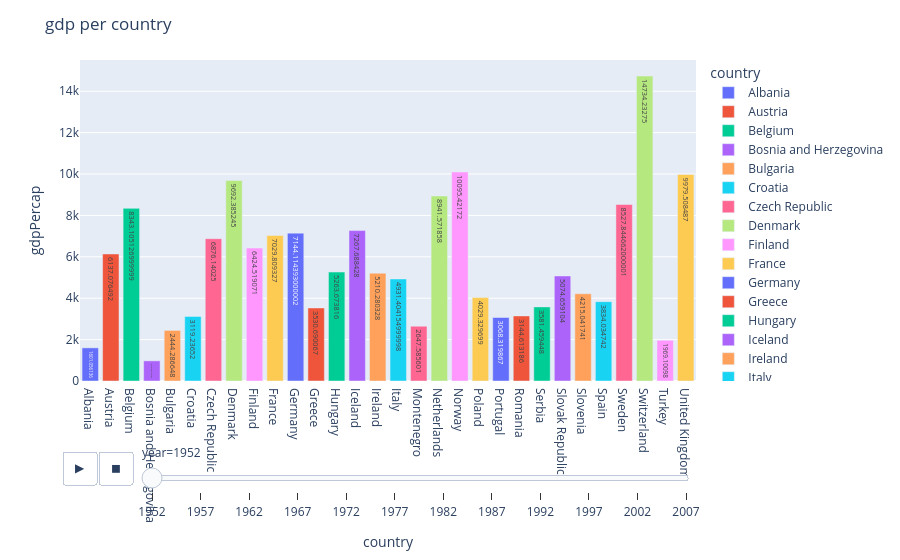

This figure's notebook cell:
### Code cell
fig=px.bar(filt, x='country', y='gdpPercap', text='gdpPercap', animation_frame='year', color='country')
fig.update_layout(title='gdp per country',showlegend = True,hovermode='y unified')
fig.show()

### Figure 1 — Plotly figure (JSON) as saved in the notebook; plotly's stock layout.template omitted (floating-point values rounded to 4 significant figures)
{"data": [{"hovertemplate": "country=%{x}<br>year=1952<br>gdpPercap=%{text}<extra></extra>", "legendgroup": "Albania", "marker": {"color": "#636efa", "pattern": {"shape": ""}}, "name": "Albania", "orientation": "v", "showlegend": true, "text": [1601.0], "textposition": "auto", "type": "bar", "x": ["Albania"], "xaxis": "x", "y": [1601.0], "yaxis": "y"}, {"hovertemplate": "country=%{x}<br>year=1952<br>gdpPercap=%{text}<extra></extra>", "legendgroup": "Austria", "marker": {"color": "#EF553B", "pattern": {"shape": ""}}, "name": "Austria", "orientation": "v", "showlegend": true, "text": [6137.0], "textposition": "auto", "type": "bar", "x": ["Austria"], "xaxis": "x", "y": [6137.0], "yaxis": "y"}, {"hovertemplate": "country=%{x}<br>year=1952<br>gdpPercap=%{text}<extra></extra>", "legendgroup": "Belgium", "marker": {"color": "#00cc96", "pattern": {"shape": ""}}, "name": "Belgium", "orientation": "v", "showlegend": true, "text": [8343.0], "textposition": "auto", "type": "bar", "x": ["Belgium"], "xaxis": "x", "y": [8343.0], "yaxis": "y"}, {"hovertemplate": "country=%{x}<br>year=1952<br>gdpPercap=%{text}<extra></extra>", "legendgroup": "Bosnia and Herzegovina", "marker": {"color": "#ab63fa", "pattern": {"shape": ""}}, "name": "Bosnia and Herzegovina", "orientation": "v", "showlegend": true, "text": [973.5], "textposition": "auto", "type": "bar", "x": ["Bosnia and Herzegovina"], "xaxis": "x", "y": [973.5], "yaxis": "y"}, {"hovertemplate": "country=%{x}<br>year=1952<br>gdpPercap=%{text}<extra></extra>", "legendgroup": "Bulgaria", "marker": {"color": "#FFA15A", "pattern": {"shape": ""}}, "name": "Bulgaria", "orientation": "v", "showlegend": true, "text": [2444.0], "textposition": "auto", "type": "bar", "x": ["Bulgaria"], "xaxis": "x", "y": [2444.0], "yaxis": "y"}, {"hovertemplate": "country=%{x}<br>year=1952<br>gdpPercap=%{text}<extra></extra>", "legendgroup": "Croatia", "marker": {"color": "#19d3f3", "pattern": {"shape": ""}}, "name": "Croatia", "orientation": "v", "showlegend": true, "text": [3119.0], "textposition": "auto", "type": "bar", "x": ["Croatia"], "xaxis": "x", "y": [3119.0], "yaxis": "y"}, {"hovertemplate": "country=%{x}<br>year=1952<br>gdpPercap=%{text}<extra></extra>", "legendgroup": "Czech Republic", "marker": {"color": "#FF6692", "pattern": {"shape": ""}}, "name": "Czech Republic", "orientation": "v", "showlegend": true, "text": [6876.0], "textposition": "auto", "type": "bar", "x": ["Czech Republic"], "xaxis": "x", "y": [6876.0], "yaxis": "y"}, {"hovertemplate": "country=%{x}<br>year=1952<br>gdpPercap=%{text}<extra></extra>", "legendgroup": "Denmark", "marker": {"color": "#B6E880", "pattern": {"shape": ""}}, "name": "Denmark", "orientation": "v", "showlegend": true, "text": [9692.0], "textposition": "auto", "type": "bar", "x": ["Denmark"], "xaxis": "x", "y": [9692.0], "yaxis": "y"}, {"hovertemplate": "country=%{x}<br>year=1952<br>gdpPercap=%{text}<extra></extra>", "legendgroup": "Finland", "marker": {"color": "#FF97FF", "pattern": {"shape": ""}}, "name": "Finland", "orientation": "v", "showlegend": true, "text": [6425.0], "textposition": "auto", "type": "bar", "x": ["Finland"], "xaxis": "x", "y": [6425.0], "yaxis": "y"}, {"hovertemplate": "country=%{x}<br>year=1952<br>gdpPercap=%{text}<extra></extra>", "legendgroup": "France", "marker": {"color": "#FECB52", "pattern": {"shape": ""}}, "name": "France", "orientation": "v", "showlegend": true, "text": [7030.0], "textposition": "auto", "type": "bar", "x": ["France"], "xaxis": "x", "y": [7030.0], "yaxis": "y"}, {"hovertemplate": "country=%{x}<br>year=1952<br>gdpPercap=%{text}<extra></extra>", "legendgroup": "Germany", "marker": {"color": "#636efa", "pattern": {"shape": ""}}, "name": "Germany", "orientation": "v", "showlegend": true, "text": [7144.0], "textposition": "auto", "type": "bar", "x": ["Germany"], "xaxis": "x", "y": [7144.0], "yaxis": "y"}, {"hovertemplate": "country=%{x}<br>year=1952<br>gdpPercap=%{text}<extra></extra>", "legendgroup": "Greece", "marker": {"color": "#EF553B", "pattern": {"shape": ""}}, "name": "Greece", "orientation": "v", "showlegend": true, "text": [3531.0], "textposition": "auto", "type": "bar", "x": ["Greece"], "xaxis": "x", "y": [3531.0], "yaxis": "y"}, {"hovertemplate": "country=%{x}<br>year=1952<br>gdpPercap=%{text}<extra></extra>", "legendgroup": "Hungary", "marker": {"color": "#00cc96", "pattern": {"shape": ""}}, "name": "Hungary", "orientation": "v", "showlegend": true, "text": [5264.0], "textposition": "auto", "type": "bar", "x": ["Hungary"], "xaxis": "x", "y": [5264.0], "yaxis": "y"}, {"hovertemplate": "country=%{x}<br>year=1952<br>gdpPercap=%{text}<extra></extra>", "legendgroup": "Iceland", "marker": {"color": "#ab63fa", "pattern": {"shape": ""}}, "name": "Iceland", "orientation": "v", "showlegend": true, "text": [7268.0], "textposition": "auto", "type": "bar", "x": ["Iceland"], "xaxis": "x", "y": [7268.0], "yaxis": "y"}, {"hovertemplate": "country=%{x}<br>year=1952<br>gdpPercap=%{text}<extra></extra>", "legendgroup": "Ireland", "marker": {"color": "#FFA15A", "pattern": {"shape": ""}}, "name": "Ireland", "orientation": "v", "showlegend": true, "text": [5210.0], "textposition": "auto", "type": "bar", "x": ["Ireland"], "xaxis": "x", "y": [5210.0], "yaxis": "y"}, {"hovertemplate": "country=%{x}<br>year=1952<br>gdpPercap=%{text}<extra></extra>", "legendgroup": "Italy", "marker": {"color": "#19d3f3", "pattern": {"shape": ""}}, "name": "Italy", "orientation": "v", "showlegend": true, "text": [4931.0], "textposition": "auto", "type": "bar", "x": ["Italy"], "xaxis": "x", "y": [4931.0], "yaxis": "y"}, {"hovertemplate": "country=%{x}<br>year=1952<br>gdpPercap=%{text}<extra></extra>", "legendgroup": "Montenegro", "marker": {"color": "#FF6692", "pattern": {"shape": ""}}, "name": "Montenegro", "orientation": "v", "showlegend": true, "text": [2648.0], "textposition": "auto", "type": "bar", "x": ["Montenegro"], "xaxis": "x", "y": [2648.0], "yaxis": "y"}, {"hovertemplate": "country=%{x}<br>year=1952<br>gdpPercap=%{text}<extra></extra>", "legendgroup": "Netherlands", "marker": {"color": "#B6E880", "pattern": {"shape": ""}}, "name": "Netherlands", "orientation": "v", "showlegend": true, "text": [8942.0], "textposition": "auto", "type": "bar", "x": ["Netherlands"], "xaxis": "x", "y": [8942.0], "yaxis": "y"}, {"hovertemplate": "country=%{x}<br>year=1952<br>gdpPercap=%{text}<extra></extra>", "legendgroup": "Norway", "marker": {"color": "#FF97FF", "pattern": {"shape": ""}}, "name": "Norway", "orientation": "v", "showlegend": true, "text": [10100.0], "textposition": "auto", "type": "bar", "x": ["Norway"], "xaxis": "x", "y": [10100.0], "yaxis": "y"}, {"hovertemplate": "country=%{x}<br>year=1952<br>gdpPercap=%{text}<extra></extra>", "legendgroup": "Poland", "marker": {"color": "#FECB52", "pattern": {"shape": ""}}, "name": "Poland", "orientation": "v", "showlegend": true, "text": [4029.0], "textposition": "auto", "type": "bar", "x": ["Poland"], "xaxis": "x", "y": [4029.0], "yaxis": "y"}, {"hovertemplate": "country=%{x}<br>year=1952<br>gdpPercap=%{text}<extra></extra>", "legendgroup": "Portugal", "marker": {"color": "#636efa", "pattern": {"shape": ""}}, "name": "Portugal", "orientation": "v", "showlegend": true, "text": [3068.0], "textposition": "auto", "type": "bar", "x": ["Portugal"], "xaxis": "x", "y": [3068.0], "yaxis": "y"}, {"hovertemplate": "country=%{x}<br>year=1952<br>gdpPercap=%{text}<extra></extra>", "legendgroup": "Romania", "marker": {"color": "#EF553B", "pattern": {"shape": ""}}, "name": "Romania", "orientation": "v", "showlegend": true, "text": [3145.0], "textposition": "auto", "type": "bar", "x": ["Romania"], "xaxis": "x", "y": [3145.0], "yaxis": "y"}, {"hovertemplate": "country=%{x}<br>year=1952<br>gdpPercap=%{text}<extra></extra>", "legendgroup": "Serbia", "marker": {"color": "#00cc96", "pattern": {"shape": ""}}, "name": "Serbia", "orientation": "v", "showlegend": true, "text": [3581.0], "textposition": "auto", "type": "bar", "x": ["Serbia"], "xaxis": "x", "y": [3581.0], "yaxis": "y"}, {"hovertemplate": "country=%{x}<br>year=1952<br>gdpPercap=%{text}<extra></extra>", "legendgroup": "Slovak Republic", "marker": {"color": "#ab63fa", "pattern": {"shape": ""}}, "name": "Slovak Republic", "orientation": "v", "showlegend": true, "text": [5075.0], "textposition": "auto", "type": "bar", "x": ["Slovak Republic"], "xaxis": "x", "y": [5075.0], "yaxis": "y"}, {"hovertemplate": "country=%{x}<br>year=1952<br>gdpPercap=%{text}<extra></extra>", "legendgroup": "Slovenia", "marker": {"color": "#FFA15A", "pattern": {"shape": ""}}, "name": "Slovenia", "orientation": "v", "showlegend": true, "text": [4215.0], "textposition": "auto", "type": "bar", "x": ["Slovenia"], "xaxis": "x", "y": [4215.0], "yaxis": "y"}, {"hovertemplate": "country=%{x}<br>year=1952<br>gdpPercap=%{text}<extra></extra>", "legendgroup": "Spain", "marker": {"color": "#19d3f3", "pattern": {"shape": ""}}, "name": "Spain", "orientation": "v", "showlegend": true, "text": [3834.0], "textposition": "auto", "type": "bar", "x": ["Spain"], "xaxis": "x", "y": [3834.0], "yaxis": "y"}, {"hovertemplate": "country=%{x}<br>year=1952<br>gdpPercap=%{text}<extra></extra>", "legendgroup": "Sweden", "marker": {"color": "#FF6692", "pattern": {"shape": ""}}, "name": "Sweden", "orientation": "v", "showlegend": true, "text": [8528.0], "textposition": "auto", "type": "bar", "x": ["Sweden"], "xaxis": "x", "y": [8528.0], "yaxis": "y"}, {"hovertemplate": "country=%{x}<br>year=1952<br>gdpPercap=%{text}<extra></extra>", "legendgroup": "Switzerland", "marker": {"color": "#B6E880", "pattern": {"shape": ""}}, "name": "Switzerland", "orientation": "v", "showlegend": true, "text": [14730.0], "textposition": "auto", "type": "bar", "x": ["Switzerland"], "xaxis": "x", "y": [14730.0], "yaxis": "y"}, {"hovertemplate": "country=%{x}<br>year=1952<br>gdpPercap=%{text}<extra></extra>", "legendgroup": "Turkey", "marker": {"color": "#FF97FF", "pattern": {"shape": ""}}, "name": "Turkey", "orientation": "v", "showlegend": true, "text": [1969.0], "textposition": "auto", "type": "bar", "x": ["Turkey"], "xaxis": "x", "y": [1969.0], "yaxis": "y"}, {"hovertemplate": "country=%{x}<br>year=1952<br>gdpPercap=%{text}<extra></extra>", "legendgroup": "United Kingdom", "marker": {"color": "#FECB52", "pattern": {"shape": ""}}, "name": "United Kingdom", "orientation": "v", "showlegend": true, "text": [9980.0], "textposition": "auto", "type": "bar", "x": ["United Kingdom"], "xaxis": "x", "y": [9980.0], "yaxis": "y"}], "layout": {"barmode": "relative", "hovermode": "y unified", "legend": {"title": {"text": "country"}, "tracegroupgap": 0}, "margin": {"t": 60}, "showlegend": true, "sliders": [{"active": 0, "currentvalue": {"prefix": "year="}, "len": 0.9, "pad": {"b": 10, "t": 60}, "steps": [{"args": [["1952"], {"frame": {"duration": 0, "redraw": true}, "fromcurrent": true, "mode": "immediate", "transition": {"duration": 0, "easing": "linear"}}], "label": "1952", "method": "animate"}, {"args": [["1957"], {"frame": {"duration": 0, "redraw": true}, "fromcurrent": true, "mode": "immediate", "transition": {"duration": 0, "easing": "linear"}}], "label": "1957", "method": "animate"}, {"args": [["1962"], {"frame": {"duration": 0, "redraw": true}, "fromcurrent": true, "mode": "immediate", "transition": {"duration": 0, "easing": "linear"}}], "label": "1962", "method": "animate"}, {"args": [["1967"], {"frame": {"duration": 0, "redraw": true}, "fromcurrent": true, "mode": "immediate", "transition": {"duration": 0, "easing": "linear"}}], "label": "1967", "method": "animate"}, {"args": [["1972"], {"frame": {"duration": 0, "redraw": true}, "fromcurrent": true, "mode": "immediate", "transition": {"duration": 0, "easing": "linear"}}], "label": "1972", "method": "animate"}, {"args": [["1977"], {"frame": {"duration": 0, "redraw": true}, "fromcurrent": true, "mode": "immediate", "transition": {"duration": 0, "easing": "linear"}}], "label": "1977", "method": "animate"}, {"args": [["1982"], {"frame": {"duration": 0, "redraw": true}, "fromcurrent": true, "mode": "immediate", "transition": {"duration": 0, "easing": "linear"}}], "label": "1982", "method": "animate"}, {"args": [["1987"], {"frame": {"duration": 0, "redraw": true}, "fromcurrent": true, "mode": "immediate", "transition": {"duration": 0, "easing": "linear"}}], "label": "1987", "method": "animate"}, {"args": [["1992"], {"frame": {"duration": 0, "redraw": true}, "fromcurrent": true, "mode": "immediate", "transition": {"duration": 0, "easing": "linear"}}], "label": "1992", "method": "animate"}, {"args": [["1997"], {"frame": {"duration": 0, "redraw": true}, "fromcurrent": true, "mode": "immediate", "transition": {"duration": 0, "easing": "linear"}}], "label": "1997", "method": "animate"}, {"args": [["2002"], {"frame": {"duration": 0, "redraw": true}, "fromcurrent": true, "mode": "immediate", "transition": {"duration": 0, "easing": "linear"}}], "label": "2002", "method": "animate"}, {"args": [["2007"], {"frame": {"duration": 0, "redraw": true}, "fromcurrent": true, "mode": "immediate", "transition": {"duration": 0, "easing": "linear"}}], "label": "2007", "method": "animate"}], "x": 0.1, "xanchor": "left", "y": 0, "yanchor": "top"}], "title": {"text": "gdp per country"}, "updatemenus": [{"buttons": [{"args": [null, {"frame": {"duration": 500, "redraw": true}, "fromcurrent": true, "mode": "immediate", "transition": {"duration": 500, "easing": "linear"}}], "label": "&#9654;", "method": "animate"}, {"args": [[null], {"frame": {"duration": 0, "redraw": true}, "fromcurrent": true, "mode": "immediate", "transition": {"duration": 0, "easing": "linear"}}], "label": "&#9724;", "method": "animate"}], "direction": "left", "pad": {"r": 10, "t": 70}, "showactive": false, "type": "buttons", "x": 0.1, "xanchor": "right", "y": 0, "yanchor": "top"}], "xaxis": {"anchor": "y", "categoryarray": ["Albania", "Austria", "Belgium", "Bosnia and Herzegovina", "Bulgaria", "Croatia", "Czech Republic", "Denmark", "Finland", "France", "Germany", "Greece", "Hungary", "Iceland", "Ireland", "Italy", "Montenegro", "Netherlands", "Norway", "Poland", "Portugal", "Romania", "Serbia", "Slovak Republic", "Slovenia", "Spain", "Sweden", "Switzerland", "Turkey", "United Kingdom"], "categoryorder": "array", "domain": [0, 1], "title": {"text": "country"}}, "yaxis": {"anchor": "x", "domain": [0, 1], "title": {"text": "gdpPercap"}}}}
